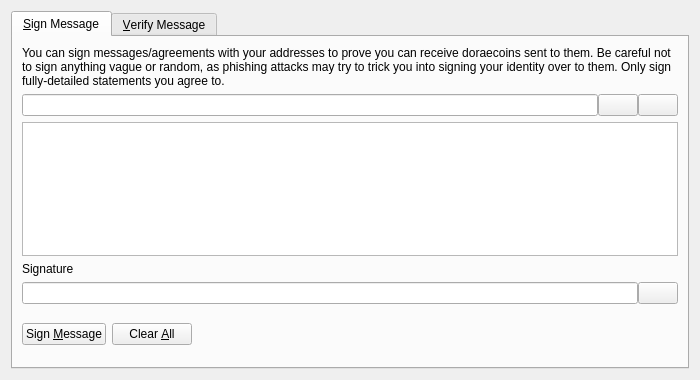
<?xml version="1.0" encoding="UTF-8"?>
<ui version="4.0">
 <class>SignVerifyMessageDialog</class>
 <widget class="QDialog" name="SignVerifyMessageDialog">
  <property name="geometry">
   <rect>
    <x>0</x>
    <y>0</y>
    <width>700</width>
    <height>380</height>
   </rect>
  </property>
  <property name="windowTitle">
   <string>Signatures - Sign / Verify a Message</string>
  </property>
  <property name="modal">
   <bool>true</bool>
  </property>
  <layout class="QVBoxLayout" name="verticalLayout">
   <item>
    <widget class="QTabWidget" name="tabWidget">
     <property name="currentIndex">
      <number>0</number>
     </property>
     <widget class="QWidget" name="tabSignMessage">
      <attribute name="title">
       <string>&amp;Sign Message</string>
      </attribute>
      <layout class="QVBoxLayout" name="verticalLayout_SM">
       <item>
        <widget class="QLabel" name="infoLabel_SM">
         <property name="text">
          <string>You can sign messages/agreements with your addresses to prove you can receive doraecoins sent to them. Be careful not to sign anything vague or random, as phishing attacks may try to trick you into signing your identity over to them. Only sign fully-detailed statements you agree to.</string>
         </property>
         <property name="textFormat">
          <enum>Qt::PlainText</enum>
         </property>
         <property name="wordWrap">
          <bool>true</bool>
         </property>
        </widget>
       </item>
       <item>
        <layout class="QHBoxLayout" name="horizontalLayout_1_SM">
         <property name="spacing">
          <number>0</number>
         </property>
         <item>
          <widget class="QValidatedLineEdit" name="addressIn_SM">
           <property name="toolTip">
            <string>The Doraecoin address to sign the message with</string>
           </property>
          </widget>
         </item>
         <item>
          <widget class="QPushButton" name="addressBookButton_SM">
           <property name="toolTip">
            <string>Choose previously used address</string>
           </property>
           <property name="text">
            <string/>
           </property>
           <property name="icon">
            <iconset resource="../bitcoin.qrc">
             <normaloff>:/icons/address-book</normaloff>:/icons/address-book</iconset>
           </property>
           <property name="shortcut">
            <string>Alt+A</string>
           </property>
           <property name="autoDefault">
            <bool>false</bool>
           </property>
          </widget>
         </item>
         <item>
          <widget class="QPushButton" name="pasteButton_SM">
           <property name="toolTip">
            <string>Paste address from clipboard</string>
           </property>
           <property name="text">
            <string/>
           </property>
           <property name="icon">
            <iconset resource="../bitcoin.qrc">
             <normaloff>:/icons/editpaste</normaloff>:/icons/editpaste</iconset>
           </property>
           <property name="shortcut">
            <string>Alt+P</string>
           </property>
           <property name="autoDefault">
            <bool>false</bool>
           </property>
          </widget>
         </item>
        </layout>
       </item>
       <item>
        <widget class="QPlainTextEdit" name="messageIn_SM">
         <property name="toolTip">
          <string>Enter the message you want to sign here</string>
         </property>
        </widget>
       </item>
       <item>
        <widget class="QLabel" name="signatureLabel_SM">
         <property name="text">
          <string>Signature</string>
         </property>
         <property name="textFormat">
          <enum>Qt::PlainText</enum>
         </property>
        </widget>
       </item>
       <item>
        <layout class="QHBoxLayout" name="horizontalLayout_2_SM">
         <property name="spacing">
          <number>0</number>
         </property>
         <item>
          <widget class="QLineEdit" name="signatureOut_SM">
           <property name="font">
            <font>
             <italic>true</italic>
            </font>
           </property>
           <property name="readOnly">
            <bool>true</bool>
           </property>
          </widget>
         </item>
         <item>
          <widget class="QPushButton" name="copySignatureButton_SM">
           <property name="toolTip">
            <string>Copy the current signature to the system clipboard</string>
           </property>
           <property name="text">
            <string/>
           </property>
           <property name="icon">
            <iconset resource="../bitcoin.qrc">
             <normaloff>:/icons/editcopy</normaloff>:/icons/editcopy</iconset>
           </property>
           <property name="autoDefault">
            <bool>false</bool>
           </property>
          </widget>
         </item>
        </layout>
       </item>
       <item>
        <layout class="QHBoxLayout" name="horizontalLayout_3_SM">
         <item>
          <widget class="QPushButton" name="signMessageButton_SM">
           <property name="toolTip">
            <string>Sign the message to prove you own this Doraecoin address</string>
           </property>
           <property name="text">
            <string>Sign &amp;Message</string>
           </property>
           <property name="icon">
            <iconset resource="../bitcoin.qrc">
             <normaloff>:/icons/edit</normaloff>:/icons/edit</iconset>
           </property>
           <property name="autoDefault">
            <bool>false</bool>
           </property>
          </widget>
         </item>
         <item>
          <widget class="QPushButton" name="clearButton_SM">
           <property name="toolTip">
            <string>Reset all sign message fields</string>
           </property>
           <property name="text">
            <string>Clear &amp;All</string>
           </property>
           <property name="icon">
            <iconset resource="../bitcoin.qrc">
             <normaloff>:/icons/remove</normaloff>:/icons/remove</iconset>
           </property>
           <property name="autoDefault">
            <bool>false</bool>
           </property>
          </widget>
         </item>
         <item>
          <spacer name="horizontalSpacer_1_SM">
           <property name="orientation">
            <enum>Qt::Horizontal</enum>
           </property>
           <property name="sizeHint" stdset="0">
            <size>
             <width>40</width>
             <height>48</height>
            </size>
           </property>
          </spacer>
         </item>
         <item>
          <widget class="QLabel" name="statusLabel_SM">
           <property name="font">
            <font>
             <weight>75</weight>
             <bold>true</bold>
            </font>
           </property>
           <property name="text">
            <string/>
           </property>
           <property name="wordWrap">
            <bool>true</bool>
           </property>
          </widget>
         </item>
         <item>
          <spacer name="horizontalSpacer_2_SM">
           <property name="orientation">
            <enum>Qt::Horizontal</enum>
           </property>
           <property name="sizeHint" stdset="0">
            <size>
             <width>40</width>
             <height>48</height>
            </size>
           </property>
          </spacer>
         </item>
        </layout>
       </item>
      </layout>
     </widget>
     <widget class="QWidget" name="tabVerifyMessage">
      <attribute name="title">
       <string>&amp;Verify Message</string>
      </attribute>
      <layout class="QVBoxLayout" name="verticalLayout_VM">
       <item>
        <widget class="QLabel" name="infoLabel_VM">
         <property name="text">
          <string>Enter the receiver's address, message (ensure you copy line breaks, spaces, tabs, etc. exactly) and signature below to verify the message. Be careful not to read more into the signature than what is in the signed message itself, to avoid being tricked by a man-in-the-middle attack. Note that this only proves the signing party receives with the address, it cannot prove sendership of any transaction!</string>
         </property>
         <property name="textFormat">
          <enum>Qt::PlainText</enum>
         </property>
         <property name="alignment">
          <set>Qt::AlignLeading|Qt::AlignLeft|Qt::AlignTop</set>
         </property>
         <property name="wordWrap">
          <bool>true</bool>
         </property>
        </widget>
       </item>
       <item>
        <layout class="QHBoxLayout" name="horizontalLayout_1_VM">
         <property name="spacing">
          <number>0</number>
         </property>
         <item>
          <widget class="QValidatedLineEdit" name="addressIn_VM">
           <property name="toolTip">
            <string>The Doraecoin address the message was signed with</string>
           </property>
          </widget>
         </item>
         <item>
          <widget class="QPushButton" name="addressBookButton_VM">
           <property name="toolTip">
            <string>Choose previously used address</string>
           </property>
           <property name="text">
            <string/>
           </property>
           <property name="icon">
            <iconset resource="../bitcoin.qrc">
             <normaloff>:/icons/address-book</normaloff>:/icons/address-book</iconset>
           </property>
           <property name="shortcut">
            <string>Alt+A</string>
           </property>
           <property name="autoDefault">
            <bool>false</bool>
           </property>
          </widget>
         </item>
        </layout>
       </item>
       <item>
        <widget class="QPlainTextEdit" name="messageIn_VM"/>
       </item>
       <item>
        <widget class="QValidatedLineEdit" name="signatureIn_VM"/>
       </item>
       <item>
        <layout class="QHBoxLayout" name="horizontalLayout_2_VM">
         <item>
          <widget class="QPushButton" name="verifyMessageButton_VM">
           <property name="toolTip">
            <string>Verify the message to ensure it was signed with the specified Doraecoin address</string>
           </property>
           <property name="text">
            <string>Verify &amp;Message</string>
           </property>
           <property name="icon">
            <iconset resource="../bitcoin.qrc">
             <normaloff>:/icons/transaction_0</normaloff>:/icons/transaction_0</iconset>
           </property>
           <property name="autoDefault">
            <bool>false</bool>
           </property>
          </widget>
         </item>
         <item>
          <widget class="QPushButton" name="clearButton_VM">
           <property name="toolTip">
            <string>Reset all verify message fields</string>
           </property>
           <property name="text">
            <string>Clear &amp;All</string>
           </property>
           <property name="icon">
            <iconset resource="../bitcoin.qrc">
             <normaloff>:/icons/remove</normaloff>:/icons/remove</iconset>
           </property>
           <property name="autoDefault">
            <bool>false</bool>
           </property>
          </widget>
         </item>
         <item>
          <spacer name="horizontalSpacer_1_VM">
           <property name="orientation">
            <enum>Qt::Horizontal</enum>
           </property>
           <property name="sizeHint" stdset="0">
            <size>
             <width>40</width>
             <height>48</height>
            </size>
           </property>
          </spacer>
         </item>
         <item>
          <widget class="QLabel" name="statusLabel_VM">
           <property name="font">
            <font>
             <weight>75</weight>
             <bold>true</bold>
            </font>
           </property>
           <property name="text">
            <string/>
           </property>
           <property name="wordWrap">
            <bool>true</bool>
           </property>
          </widget>
         </item>
         <item>
          <spacer name="horizontalSpacer_2_VM">
           <property name="orientation">
            <enum>Qt::Horizontal</enum>
           </property>
           <property name="sizeHint" stdset="0">
            <size>
             <width>40</width>
             <height>48</height>
            </size>
           </property>
          </spacer>
         </item>
        </layout>
       </item>
      </layout>
     </widget>
    </widget>
   </item>
  </layout>
 </widget>
 <customwidgets>
  <customwidget>
   <class>QValidatedLineEdit</class>
   <extends>QLineEdit</extends>
   <header>qt/qvalidatedlineedit.h</header>
  </customwidget>
 </customwidgets>
 <resources>
  <include location="../bitcoin.qrc"/>
 </resources>
 <connections/>
</ui>
